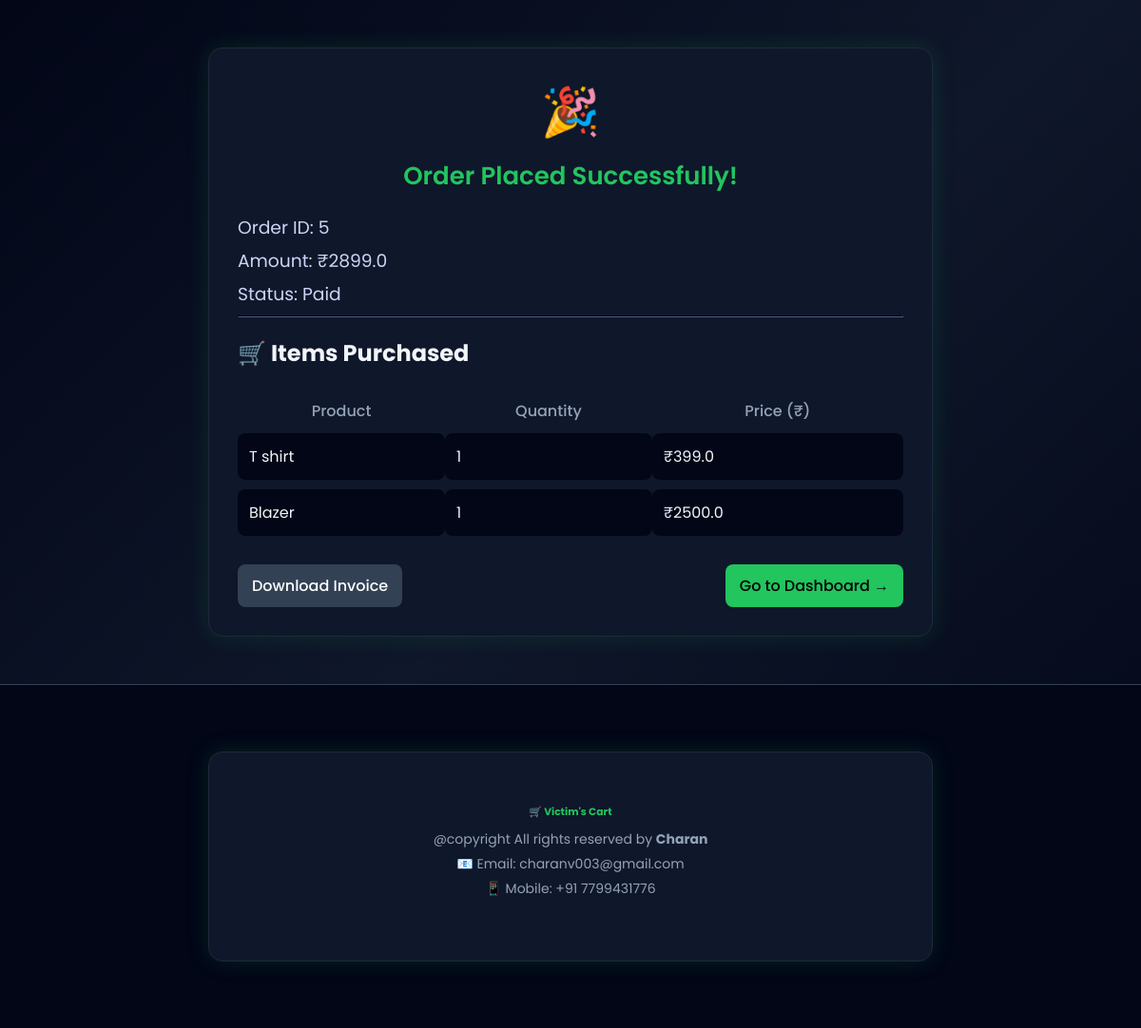
Page /user/order-success/5 (signed in) on the committed database.
### tables this page shows
CREATE TABLE orders (
    id INTEGER PRIMARY KEY AUTOINCREMENT,
    user_id INTEGER,
    amount REAL,
    order_status TEXT,
    razorpay_order_id TEXT,
    razorpay_payment_id TEXT,
    created_at TIMESTAMP DEFAULT CURRENT_TIMESTAMP
);

CREATE TABLE order_items (
    id INTEGER PRIMARY KEY AUTOINCREMENT,
    order_id INTEGER,
    product_id INTEGER,
    quantity INTEGER,
    price REAL
);

CREATE TABLE products (
    product_id INTEGER PRIMARY KEY AUTOINCREMENT,
    name TEXT,
    description TEXT,
    category TEXT,
    price REAL,
    image TEXT
);

### app.py (the view)
@app.route('/user/order-success/<int:order_id>')
def order_success(order_id):
    if 'user_id' not in session:
        return redirect('/user-login')
    user_id = session['user_id']
    conn = get_db()
    cursor = conn.cursor()
    cursor.execute("""
        SELECT * FROM orders
        WHERE id = ? AND user_id = ?
    """, (order_id, user_id))
    order = cursor.fetchone()
    print("ORDER DATA:", order)   # ✅ PUT HERE ONLY
    if not order:
        return "Order not found"
    cursor.execute("""
        SELECT p.name AS product_name, oi.quantity, oi.price
        FROM order_items oi
        JOIN products p ON oi.product_id = p.product_id
        WHERE oi.order_id = ?
    """, (order_id,))
    items = cursor.fetchall()
    cursor.execute("""
        SELECT * FROM user_address
        WHERE user_id = ?
        ORDER BY id DESC
        LIMIT 1
    """, (user_id,))
    address = cursor.fetchone()
    conn.close()
    return render_template(
        "user/order_success.html",
        order=order,
        items=items,
        address=address
    )

### app.py (called while the page is built, shortened)
def get_db():
    conn = sqlite3.connect(DATABASE)
    conn.row_factory = sqlite3.Row
    return conn

@app.context_processor
def inject_admin():
    admin = None
    return dict(admin=admin)

### templates/user/order_success.html (shortened to what this page needs)
<!DOCTYPE html>
<html lang="en">
<head>
</head>
<body>
<div class="container">
    <div class="success-icon">🎉</div>
    <div class="success">
        Order Placed Successfully!
    </div>
    <div class="order-info">
        <h3>Order ID: {{ order.id }}</h3>
        <h3>Amount: ₹{{ order.amount if order.amount else 0 }}</h3>
        <h3>Status: {{ order.order_status if order.order_status else 'Pending' }}</h3>
    </div>
    <hr style="border-color:#1e293b;">
    <h2>🛒 Items Purchased</h2>
    <table>
        <tr>
            <th>Product</th>
            <th>Quantity</th>
            <th>Price (₹)</th>
        </tr>
        {% if items %}
            {% for i in items %}
            <tr>
                <td>{{ i.product_name }}</td>
                <td>{{ i.quantity }}</td>
                <td>₹{{ i.price }}</td>
            </tr>
            {% endfor %}
        {% else %}
            <tr>
                <td colspan="3">No items found</td>
            </tr>
        {% endif %}
    </table>
    <div class="actions">
        <a href="/download-invoice/{{ order.id }}" class="btn btn-invoice">
            Download Invoice
        </a>
        <a href="/user-dashboard" class="btn btn-dashboard">
            Go to Dashboard →
        </a>
    </div>
</div>
<footer style="
    background: #020617;
    border-top: 1px solid #334155;
    color: #94a3b8;
    padding: 20px 0;
    text-align: center;
">
    <div class="container">
        <h6 style="color:#22c55e; margin-bottom:10px;">
            🛒 Victim's Cart
        </h6>
        <p style="margin: 0; font-size: 14px;">
            @copyright All rights reserved by <b>Charan</b>
        </p>
        <p style="margin: 5px 0; font-size: 14px;">
            📧 Email: charanv003@gmail.com
        </p>
        <p style="margin: 5px 0; font-size: 14px;">
            📱 Mobile: +91 7799431776
        </p>
        <div style="margin-top:10px;">
        </div>
    </div>
</footer>
</body>
</html>

### templates/user/order_success.html (style rules this page uses)
body { margin: 0; font-family: 'Poppins', sans-serif; background: linear-gradient(135deg, #020617, #0f172a, #020617); color: #f1f5f9; }
.container { width: 90%; max-width: 700px; margin: 50px auto; background: #0f172a; padding: 30px; border-radius: 15px; border: 1px solid #1e293b; box-shadow: 0 0 25px rgba(34,197,94,0.15); }
.success { text-align: center; color: #22c55e; font-size: 26px; font-weight: 600; }
.success-icon { text-align: center; font-size: 50px; margin-bottom: 10px; animation: pop 0.6s ease; }
.order-info { margin-top: 20px; }
.order-info h3 { margin: 6px 0; font-weight: 400; color: #cbd5f5; }
table { width: 100%; border-collapse: separate; border-spacing: 0 10px; margin-top: 15px; }
table th { color: #94a3b8; font-weight: 500; }
table td { background: #020617; padding: 12px; border-radius: 8px; }
.actions { margin-top: 20px; display: flex; justify-content: space-between; flex-wrap: wrap; }
.btn { padding: 10px 15px; border-radius: 8px; text-decoration: none; font-weight: 500; transition: 0.3s; }
.btn-invoice { background: #334155; color: white; }
.btn-dashboard { background: #22c55e; color: black; }

### rows in the picture
orders: id "5", amount "2899.0", order_status "Paid"
order_items: product_name "T shirt", quantity "1", price "399.0"
order_items: product_name "Blazer", quantity "1", price "2500.0"
